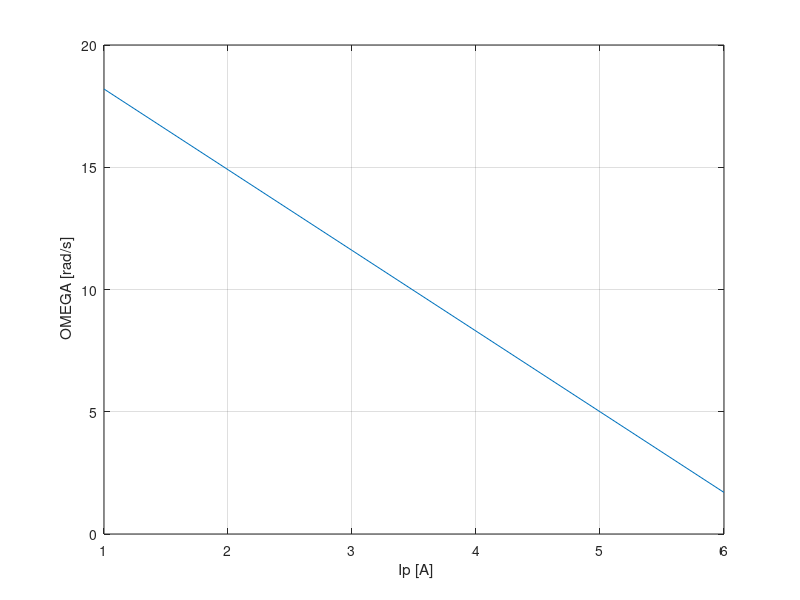
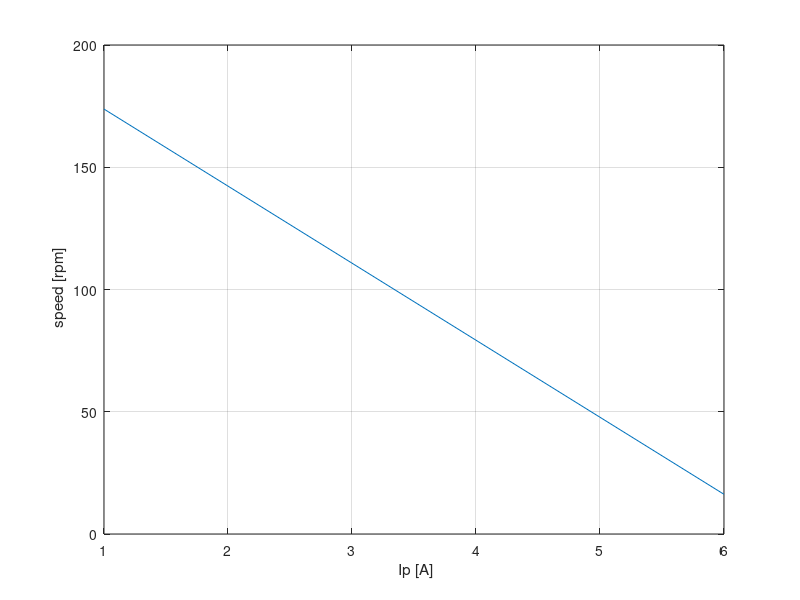
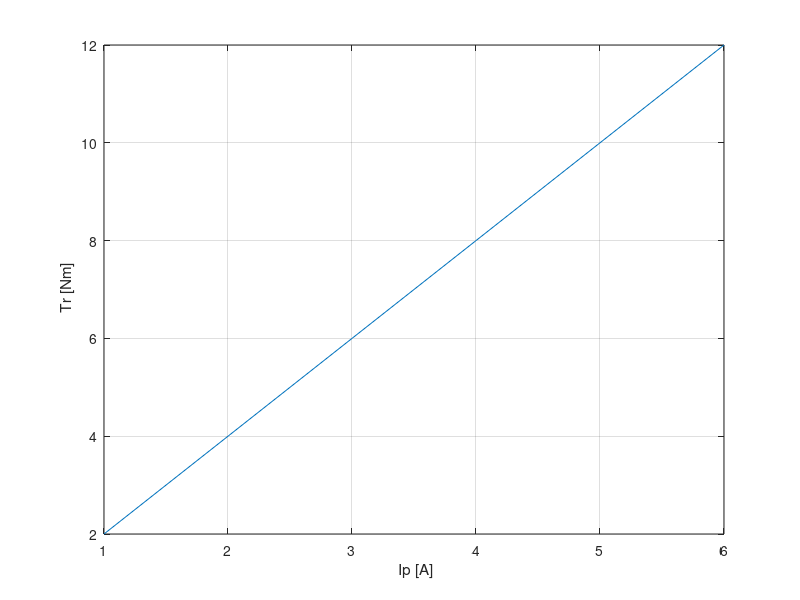
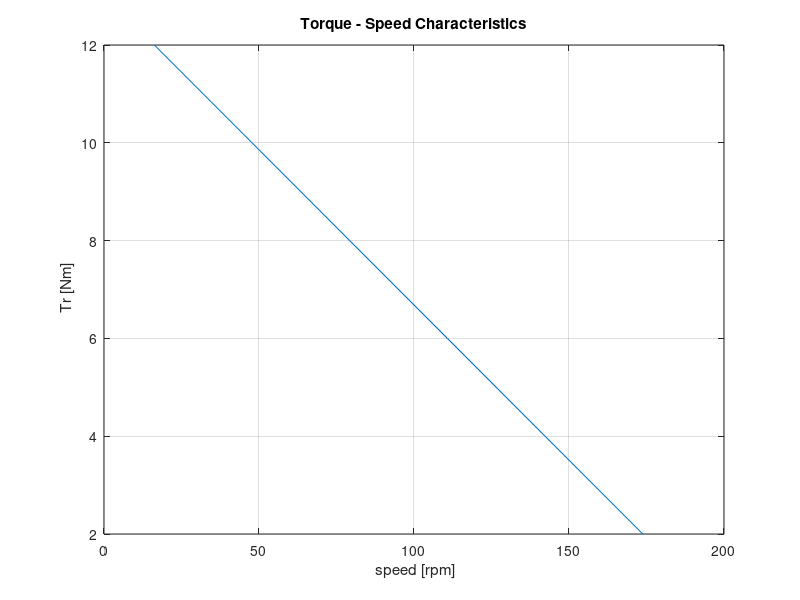

MATLAB code for these plots, in order:
Vsursa=43; % V
rph=3.3; % ohm
Ip=6.5; % A
ke=2;
kt=2;
R=rph*2;

% Pin = 3*rph*Ip; 
% Pmec = Tr * OMEGA
% Tr_1 = kt*Ip;


% Omega = (Vsursa - Ip*rph*2)/ke;


for n=1:1:Ip
    
    Ip(n)=n;
   % Omega(n) = Vsursa/ke - (kt*Ip(n)*rph)/(ke*kt);  >> Rezultate eronate  
    OMEGA(n)=(Vsursa-Ip(n).*rph*2)/ke;
    speed(n)=(OMEGA(n)*60)/(2*pi);
    Tr(n)=kt*Ip(n);
    
%     Pin(n)=3*rph*Ip(n);
%     Pmec(n)=Tr(n)*OMEGA(n); 
    
  
    
end


figure
plot(Ip, OMEGA)
xlabel(' Ip [A]')
ylabel(' OMEGA [rad/s]')
grid on

figure
plot(Ip, speed)
xlabel(' Ip [A]')
ylabel(' speed [rpm]')
grid on

figure
plot( Ip, Tr )
xlabel(' Ip [A]')
ylabel(' Tr [Nm]')
grid on

% figure
% plot(Tr, Pmec)
% xlabel(' Tr[Nm] ')
% ylabel(' Pmec ')

figure 
plot(speed, Tr)
xlabel(' speed [rpm]')
ylabel(' Tr [Nm]')
title('Torque - Speed Characteristics')
grid on
